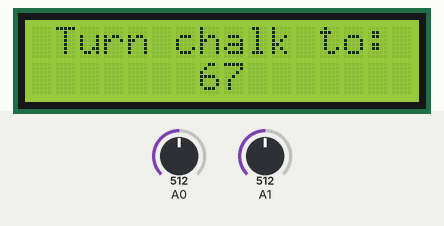
This sketch was run on a simulated Arduino Uno, built with avr-gcc and run on an emulated ATmega328P. Parts: 16×2 character LCD. The inputs (shaded band) are chosen by the test bench; at power-on: A0 = 512, A1 = 512. Random numbers use the default seed unless the sketch sets one; what the sketch prints to the serial monitor is not drawn.

Above: at 0.2 s.
At 5.2 s:
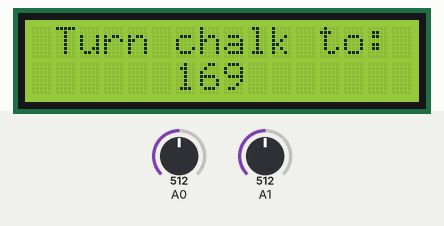
At 10.2 s:
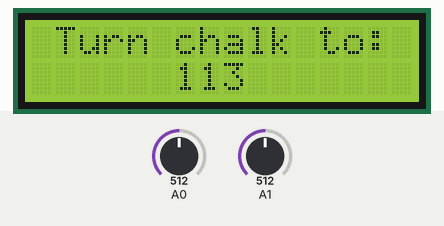
At 15.3 s:
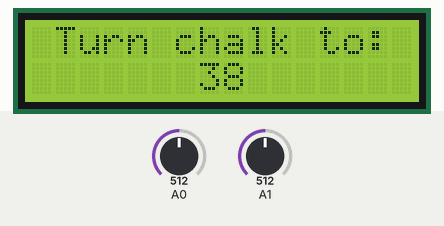
At 25.3 s:
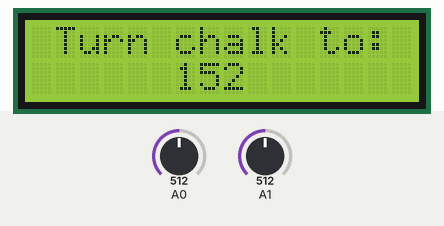
At 35.4 s:
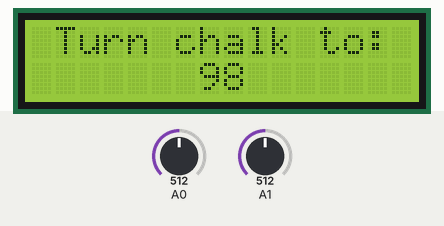

The sketch:

chalk+lcd.ino
```cpp
#include <LiquidCrystal_I2C.h>
#include  <Wire.h>

LiquidCrystal_I2C lcd(0x27,  16, 2);

int score=0;
int chalk_delay=0;

void setup() {
  Serial.begin(9600);
  pinMode(A0, INPUT);
  //rand algo from claude
  long seed = 0;
  for (int i = 0; i < 32; i++) {
    seed ^= (long)analogRead(A1) << (i % 16);
    delay(1);
  }
  randomSeed(seed);

  lcd.init();
  lcd.backlight();
}

void loop() {
  //change final number to change timeout delay
  chalk_delay=5000-score*30;
  long target=random(180.0);
  // Serial.print("Rand = ");
  // Serial.println(target);

  lcd.clear();
  String cur_target = String(target);
  printCenter(1, "Turn chalk to:");
  printCenter(2, cur_target);

  delay(chalk_delay);

  int value = analogRead(A0);
  float degree = value*180.0/1023.0;
  // Serial.print("Degrees = ");
  // Serial.println(degree);

  //leeway
  long lower_lim=degree-10;
  long upper_lim=degree+10;

  if(lower_lim<=target&&target<=upper_lim)
  {
    lcd.clear();
    printScore();
    Serial.println("Chalk hit");
  }
  else
  {
    lcd.clear();
    printCenter(1, "Miss");
    Serial.println("Chalk miss");
  }
}

void printScore() {
  printCenter(1, "Score");
  score+=1;
  String cur_score = String(score);
  printCenter(2, cur_score);
  delay(1000);
}
void printCenter(int row, String text) {
  int col = (16 - text.length()) / 2;
  if (col < 0) col = 0;
  lcd.setCursor(col, row - 1);
  lcd.print(text);
}
```

Measured:
- what the display in image 0 shows lasts 5.0 s, from 0.1 s to 5.1 s
